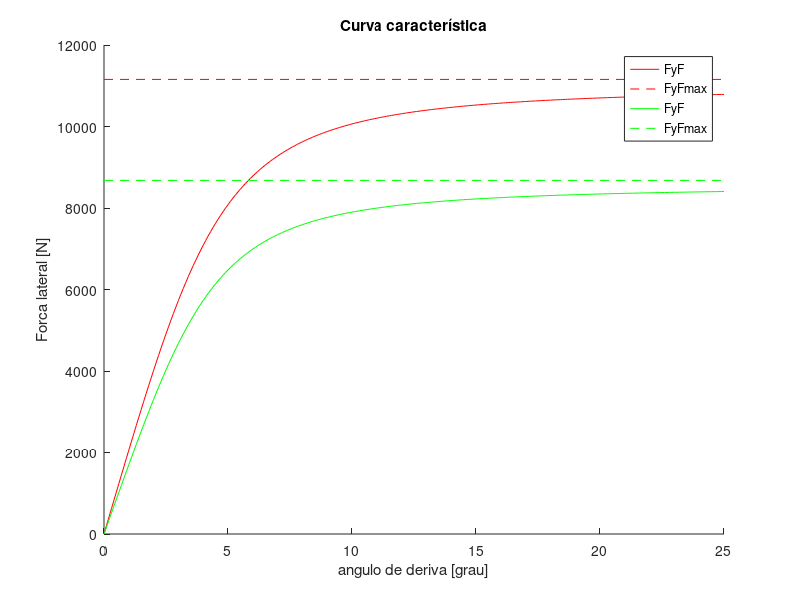

The MATLAB script that drew this image:
clear,clc
%% Descrição
% A curva característica de pacejka varia conforme a carga vertical. Logo,
% para uma determinada distribuição de carga entre os eixos dianteiro e
% traseiro as curvas serão diferentes. Este script exibe as curvas
% características por eixo (dianteiro e traseiro) de um veículo simples.
%% Dados
% Dados do veículo e do pneu

% Veículo
m = 2527;   % massa do veiculo [kg]
a = 1.4;   % distancia do eixo dianteiro ao centro de massa [m]
b = 1.8;   % distancia do eixo dianteiro ao centro de massa [m]
g = 9.81;   % Aceleração da gravidade [m/s2]

% Angulo de deriva
amax = 25; % Angulo maximo de analise
% Ângulo
ALPHAF = (0:0.1:amax)*pi/180; % Angulo na dianteira
ALPHAR = (0:0.1:amax)*pi/180; % Angulo na traseira

% Condições nominais
Fz0 = 25000; % Carga vertical nominal
muy0 = 0.8; % Coeficiente de atrito nominal

% Parâmetros do pneu frente
CyF = 0.9;
EyF = -1;
c1F = 5;
c2F = 1.33;

% Parâmetros do pneu tras
CyR = 0.9;
EyR = -1;
c1R = 5;
c2R = 1.33;

% Condições de operação
muy = 0.8;
% Em função da distribuição de carga nos eixos
FzF = m*b/(a+b)*g;
FzR = m*a/(a+b)*g;

CfaF = c1F*c2F*Fz0*sin(2*atan(FzF/(c2F*Fz0))); % Cfa em função de Fz
CfaR = c1R*c2R*Fz0*sin(2*atan(FzR/(c2R*Fz0))); % Cfa em função de Fz

Cfa0F = c1F*c2F*Fz0*sin(2*atan(Fz0/(c2F*Fz0))); % Cfa para Fz0
Cfa0R = c1R*c2R*Fz0*sin(2*atan(Fz0/(c2R*Fz0))); % Cfa para Fz0

alphaeqF = CfaF/Cfa0F*muy0/muy*Fz0/FzF*ALPHAF; % alpha equivalente
alphaeqR = CfaR/Cfa0R*muy0/muy*Fz0/FzR*ALPHAR; % alpha equivalente

Dy0F = muy0*Fz0;
Dy0R = muy0*Fz0;

By0F = Cfa0F/(CyF*Dy0F); % Stiffness factor
By0R = Cfa0R/(CyR*Dy0R); % Stiffness factor

Fy0F = Dy0F*sin(CyF*atan(By0F*alphaeqF-EyF*(By0F*alphaeqF-atan(By0F*alphaeqF))));
Fy0R = Dy0R*sin(CyR*atan(By0R*alphaeqR-EyR*(By0R*alphaeqR-atan(By0R*alphaeqR))));

FyF = muy/muy0*FzF/Fz0*Fy0F;
FyR = muy/muy0*FzR/Fz0*Fy0R;

%% Limita de aderencia
FyFmax = FzF*muy;
FyRmax = FzR*muy;

%% Resultados

figure(10)
hold on
plot(ALPHAF*180/pi,FyF,'r')
plot([0 amax],[FyFmax FyFmax],'r--')
plot(ALPHAR*180/pi,FyR,'g')
plot([0 amax],[FyRmax FyRmax],'g--')
title('Curva característica')
xlabel('angulo de deriva [grau]')
ylabel('Forca lateral [N]')
legend('FyF','FyFmax','FyF','FyFmax')